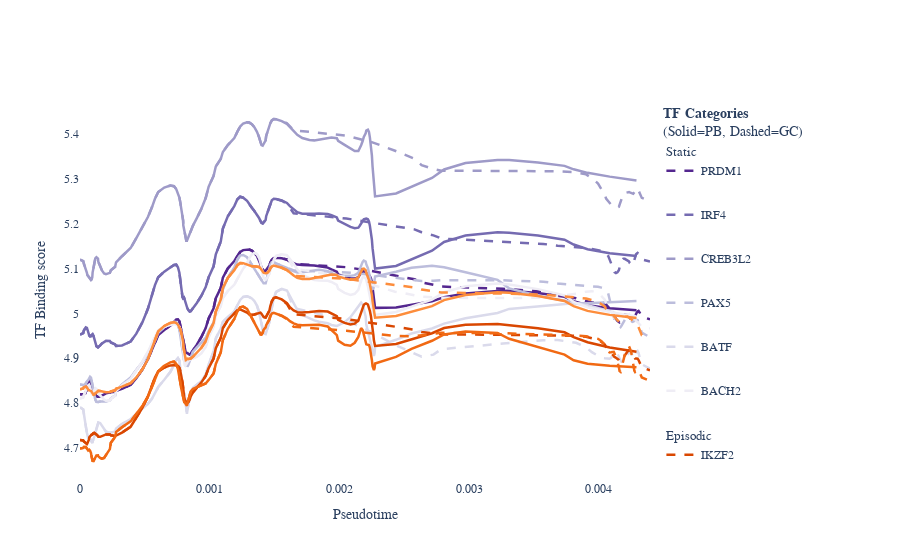

Source (notebook cell):
### Code cell
smooth_chromatin_object.process_dynamics(metric='score', smooth_sigma=2.0)
fig = smooth_chromatin_object.plot(categories=categories, y_label="TF Binding score", title=None)

# Save the figure as svg
fig.write_image(os.path.join(config.OUTPUT_FOLDER, "binding_score_all_tfs_ext_fig_3.svg"), format='svg')
fig.show()

### Figure 1 — Plotly figure (JSON) as saved in the notebook; plotly's stock layout.template omitted (floating-point values rounded to 4 significant figures; data arrays with more than 128 entries replaced by an {"elided": "..."} marker saying what was removed)
{"data": [{"legendgroup": "PRDM1", "legendgrouptitle": {"text": "Static"}, "line": {"color": "#54278F", "dash": "dash", "width": 2.5}, "mode": "lines", "name": "PRDM1", "showlegend": true, "type": "scatter", "x": {"elided": "143 float values"}, "y": {"elided": "143 float values"}}, {"legendgroup": "PRDM1", "line": {"color": "#54278F", "dash": "solid", "width": 2.5}, "mode": "lines", "name": "PRDM1", "showlegend": false, "type": "scatter", "x": {"elided": "138 float values"}, "y": {"elided": "138 float values"}}, {"legendgroup": "IRF4", "line": {"color": "#756BB1", "dash": "dash", "width": 2.5}, "mode": "lines", "name": "IRF4", "showlegend": true, "type": "scatter", "x": {"elided": "143 float values"}, "y": {"elided": "143 float values"}}, {"legendgroup": "IRF4", "line": {"color": "#756BB1", "dash": "solid", "width": 2.5}, "mode": "lines", "name": "IRF4", "showlegend": false, "type": "scatter", "x": {"elided": "138 float values"}, "y": {"elided": "138 float values"}}, {"legendgroup": "CREB3L2", "line": {"color": "#9E9AC8", "dash": "dash", "width": 2.5}, "mode": "lines", "name": "CREB3L2", "showlegend": true, "type": "scatter", "x": {"elided": "143 float values"}, "y": {"elided": "143 float values"}}, {"legendgroup": "CREB3L2", "line": {"color": "#9E9AC8", "dash": "solid", "width": 2.5}, "mode": "lines", "name": "CREB3L2", "showlegend": false, "type": "scatter", "x": {"elided": "138 float values"}, "y": {"elided": "138 float values"}}, {"legendgroup": "PAX5", "line": {"color": "#BCBDDC", "dash": "dash", "width": 2.5}, "mode": "lines", "name": "PAX5", "showlegend": true, "type": "scatter", "x": {"elided": "143 float values"}, "y": {"elided": "143 float values"}}, {"legendgroup": "PAX5", "line": {"color": "#BCBDDC", "dash": "solid", "width": 2.5}, "mode": "lines", "name": "PAX5", "showlegend": false, "type": "scatter", "x": {"elided": "138 float values"}, "y": {"elided": "138 float values"}}, {"legendgroup": "BATF", "line": {"color": "#DADAEB", "dash": "dash", "width": 2.5}, "mode": "lines", "name": "BATF", "showlegend": true, "type": "scatter", "x": {"elided": "143 float values"}, "y": {"elided": "143 float values"}}, {"legendgroup": "BATF", "line": {"color": "#DADAEB", "dash": "solid", "width": 2.5}, "mode": "lines", "name": "BATF", "showlegend": false, "type": "scatter", "x": {"elided": "138 float values"}, "y": {"elided": "138 float values"}}, {"legendgroup": "BACH2", "line": {"color": "#EFEDF5", "dash": "dash", "width": 2.5}, "mode": "lines", "name": "BACH2", "showlegend": true, "type": "scatter", "x": {"elided": "143 float values"}, "y": {"elided": "143 float values"}}, {"legendgroup": "BACH2", "line": {"color": "#EFEDF5", "dash": "solid", "width": 2.5}, "mode": "lines", "name": "BACH2", "showlegend": false, "type": "scatter", "x": {"elided": "138 float values"}, "y": {"elided": "138 float values"}}, {"legendgroup": "IKZF2", "legendgrouptitle": {"text": "Episodic"}, "line": {"color": "#D94701", "dash": "dash", "width": 2.5}, "mode": "lines", "name": "IKZF2", "showlegend": true, "type": "scatter", "x": {"elided": "143 float values"}, "y": {"elided": "143 float values"}}, {"legendgroup": "IKZF2", "line": {"color": "#D94701", "dash": "solid", "width": 2.5}, "mode": "lines", "name": "IKZF2", "showlegend": false, "type": "scatter", "x": {"elided": "138 float values"}, "y": {"elided": "138 float values"}}, {"legendgroup": "RBPJ", "line": {"color": "#F16913", "dash": "dash", "width": 2.5}, "mode": "lines", "name": "RBPJ", "showlegend": true, "type": "scatter", "x": {"elided": "143 float values"}, "y": {"elided": "143 float values"}}, {"legendgroup": "RBPJ", "line": {"color": "#F16913", "dash": "solid", "width": 2.5}, "mode": "lines", "name": "RBPJ", "showlegend": false, "type": "scatter", "x": {"elided": "138 float values"}, "y": {"elided": "138 float values"}}, {"legendgroup": "NFATC2", "line": {"color": "#FD8D3C", "dash": "dash", "width": 2.5}, "mode": "lines", "name": "NFATC2", "showlegend": true, "type": "scatter", "x": {"elided": "143 float values"}, "y": {"elided": "143 float values"}}, {"legendgroup": "NFATC2", "line": {"color": "#FD8D3C", "dash": "solid", "width": 2.5}, "mode": "lines", "name": "NFATC2", "showlegend": false, "type": "scatter", "x": {"elided": "138 float values"}, "y": {"elided": "138 float values"}}], "layout": {"font": {"family": "Arial, sans-serif"}, "legend": {"orientation": "v", "title": {"text": "<b>TF Categories</b><br>(Solid=PB, Dashed=GC)"}, "tracegroupgap": 25, "x": 1.02, "y": 0.5}, "margin": {"r": 250, "t": 100}, "paper_bgcolor": "white", "plot_bgcolor": "white", "title": {"x": 0.5}, "xaxis": {"range": [0, 0.004396], "showgrid": true, "title": {"text": "Pseudotime"}}, "yaxis": {"title": {"text": "TF Binding score"}}}}
